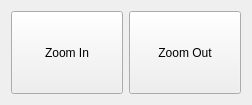
<?xml version="1.0" encoding="UTF-8"?>
<ui version="4.0">
 <class>ZoomWidget</class>
 <widget class="QWidget" name="ZoomWidget">
  <property name="geometry">
   <rect>
    <x>0</x>
    <y>0</y>
    <width>252</width>
    <height>105</height>
   </rect>
  </property>
  <property name="windowTitle">
   <string>Form</string>
  </property>
  <layout class="QHBoxLayout" name="horizontalLayout_2">
   <item>
    <widget class="QPushButton" name="_zoomInButton">
     <property name="sizePolicy">
      <sizepolicy hsizetype="Expanding" vsizetype="Expanding">
       <horstretch>0</horstretch>
       <verstretch>0</verstretch>
      </sizepolicy>
     </property>
     <property name="text">
      <string>Zoom In</string>
     </property>
    </widget>
   </item>
   <item>
    <widget class="QPushButton" name="_zoomOutButton">
     <property name="sizePolicy">
      <sizepolicy hsizetype="Expanding" vsizetype="Expanding">
       <horstretch>0</horstretch>
       <verstretch>0</verstretch>
      </sizepolicy>
     </property>
     <property name="text">
      <string>Zoom Out</string>
     </property>
    </widget>
   </item>
  </layout>
 </widget>
 <resources/>
 <connections>
  <connection>
   <sender>_zoomInButton</sender>
   <signal>clicked()</signal>
   <receiver>ZoomWidget</receiver>
   <slot>zoomIn()</slot>
   <hints>
    <hint type="sourcelabel">
     <x>36</x>
     <y>44</y>
    </hint>
    <hint type="destinationlabel">
     <x>82</x>
     <y>-15</y>
    </hint>
   </hints>
  </connection>
  <connection>
   <sender>_zoomOutButton</sender>
   <signal>clicked()</signal>
   <receiver>ZoomWidget</receiver>
   <slot>zoomOut()</slot>
   <hints>
    <hint type="sourcelabel">
     <x>177</x>
     <y>40</y>
    </hint>
    <hint type="destinationlabel">
     <x>179</x>
     <y>-10</y>
    </hint>
   </hints>
  </connection>
 </connections>
 <slots>
  <slot>zoomIn()</slot>
  <slot>zoomOut()</slot>
 </slots>
</ui>
